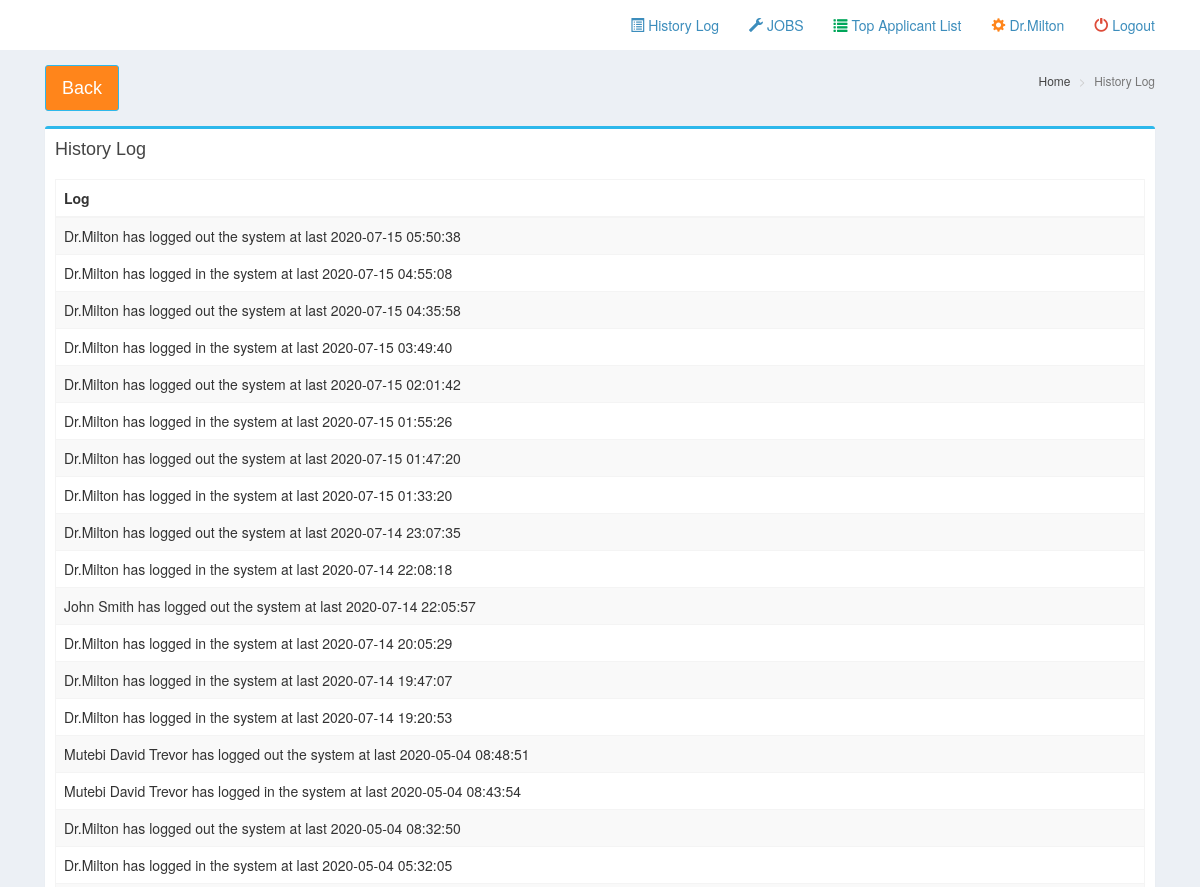
/pages/log.php (signed in, upper part), run on an earlier commit of the app's database.
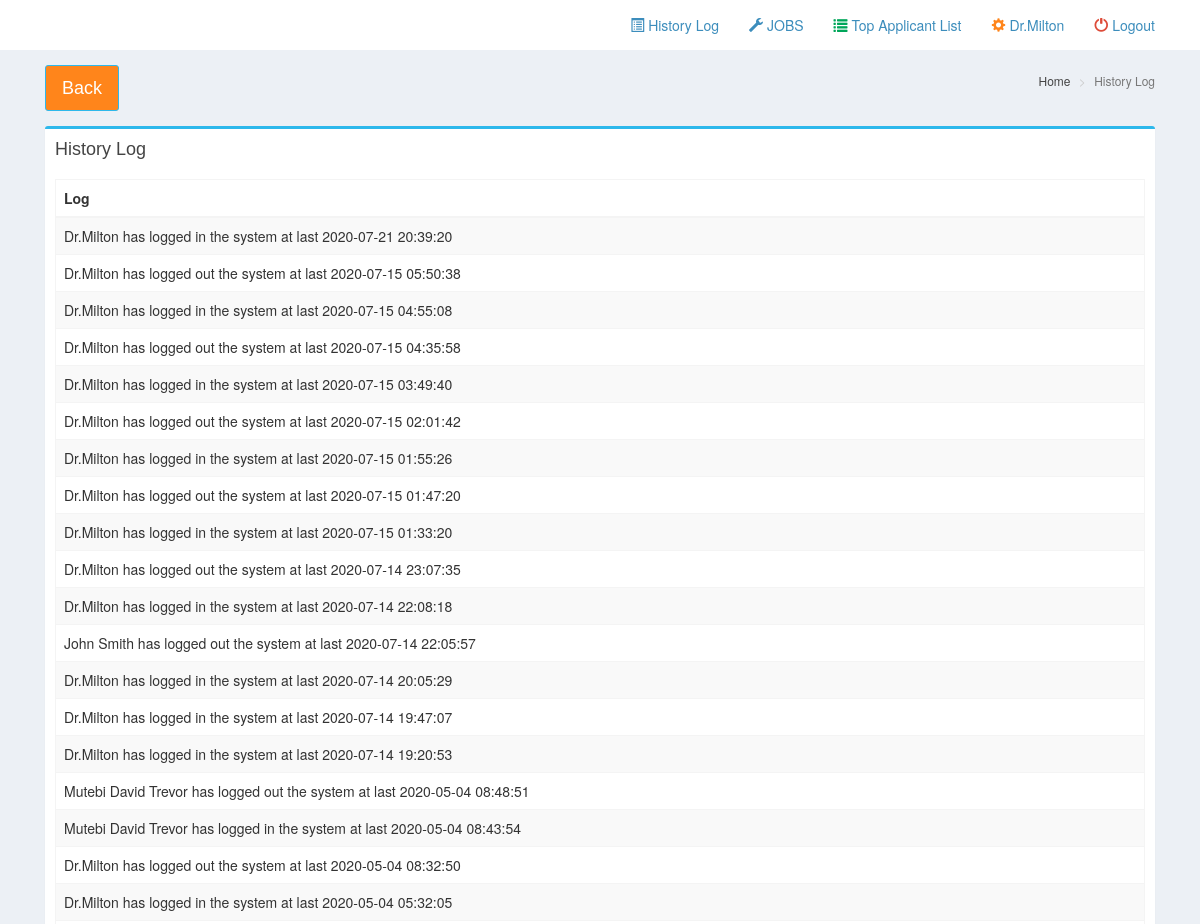
And on a later commit of the database.
### tables this page shows
CREATE TABLE `history_log` (
  `log_id` int(11) NOT NULL,
  `user_id` int(11) NOT NULL,
  `action` varchar(100) NOT NULL,
  `date` datetime NOT NULL
);

CREATE TABLE `user` (
  `user_id` int(11) NOT NULL,
  `username` varchar(15) NOT NULL,
  `email` varchar(255) NOT NULL,
  `phonenumber` varchar(255) NOT NULL,
  `birthday` date NOT NULL,
  `gender` varchar(25) NOT NULL,
  `city` varchar(255) NOT NULL,
  `password` varchar(50) NOT NULL,
  `name` varchar(50) NOT NULL,
  `status` varchar(10) NOT NULL,
  `branch_id` int(11) NOT NULL
);

### pages/log.php (the view, shortened to what this page needs)
<!DOCTYPE html>
<html>
  <head>
    <link rel="stylesheet" href="../bootstrap/css/bootstrap.min.css">
    <link rel="stylesheet" href="../plugins/datatables/dataTables.bootstrap.css">
    <link rel="stylesheet" href="../dist/css/AdminLTE.min.css">
    <link rel="stylesheet" href="../plugins/select2/select2.min.css">
    <link rel="stylesheet" href="../dist/css/skins/_all-skins.min.css">
 </head>
  <body class="hold-transition skin-<?php echo $_SESSION['skin'];?> layout-top-nav">
    <div class="wrapper">
      <?php include('../dist/includes/header.php');
      include('../dist/includes/dbcon.php');
      ?>
      <div class="content-wrapper">
        <div class="container">
          <section class="content-header">
            <h1>
              <a class="btn btn-lg btn-warning" href="home.php">Back</a>
            </h1>
            <ol class="breadcrumb">
              <li><a href="#"><i class="fa fa-dashboard"></i> Home</a></li>
              <li class="active">History Log</li>
            </ol>
          </section>
          <section class="content">
            <div class="row">
            <div class="col-xs-12">
              <div class="box box-primary">
                <div class="box-header">
                  <h3 class="box-title">History Log</h3>
                </div>
                <div class="box-body">
                  <table id="" class="table table-bordered table-striped">
                    <thead>
                      <tr>
                        <th>Log</th>
                      </tr>
                    </thead>
                    <tbody>
<?php
		$query=mysqli_query($con,"select * from history_log natural join user order by date desc")or die(mysqli_error());
		while($row=mysqli_fetch_array($query)){
?>
                      <tr>
                        <td><?php echo $row['name']." ".$row['action']." last ".$row['date'];?></td>
                      </tr>
<?php }?>
                    </tbody>
                  </table>
                </div>
            </div>
          </div>
          </section>
        </div>
      </div>
    </div>
  </body>
</html>

What changed in the data, as far as the page shows it:
added history_log: user.name "Dr.Milton", action "has logged in the system at", date "2020-07-21 20:39:20"
